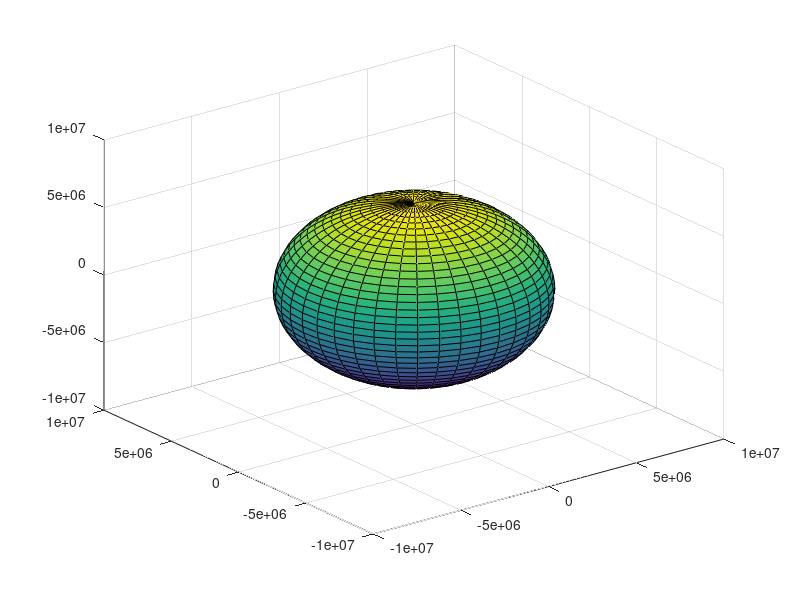

MATLAB code for this plot: (Note: this script raises an error after producing the figure.)
clc;
close all;
clear all;
 %% 

e = 0.0167;
G = 6.6371e-11; % Gravitational Constant in m^3/kg*s^2
mass_earth = 5.97e24; % in kg
mu = G*mass_earth; % Standard gravitational parameter in m^3/s^2
a = 1.49e11;   % m
h = sqrt( mu * a * (1-e^2) ) ;   % kg.m^2/s

alpha = 0.12; 
eps = 0.5; 
ae = alpha/eps;
sigma = 5.67*10^-8; % m^2/K.w



b_ear_sun = pi/2;
% r_ear_sun = 1.496e+11;
r_sat_ear = 6.371e+6 + 2e+6 ; 
r_ear = 6.371e+6;
area_sat = 100;   %(m^2)


%% Sphere Model Development
% Number of nodes
numNodes = 40;
st = 0;
r_ear = 6.371e+6;  %(m);
[X,Y,Z] = sphere(numNodes);
X = r_ear * X;
Y = r_ear * Y;
Z = r_ear * Z;


centerNodes = zeros([size(X), 4]); % First column for labels, forth column for lateral surface areas

Area = zeros(numNodes);

for i = 1 : numNodes
    for j = 1 : numNodes

        node1 = [X(i, j), Y(i, j), Z(i, j)];
        node2 = [X(i, j+1), Y(i, j+1), Z(i, j+1)];
        node3 = [X(i+1, j), Y(i+1, j), Z(i+1, j)];
        node4 = [X(i+1, j+1), Y(i+1, j+1), Z(i+1, j+1)];

        V1 = node2 - node1;
        V2 = node3 - node1;
        V3 = node4 - node1;

        Area(i,j) = 0.5 * ( norm(cross(V1,V2)) + norm(cross(V2,V3)) );

        % Save center node information
        centerNodes(i, j, :) = [  (X(i, j) + X(i, j+1) + X(i+1, j) + X(i+1, j+1)) / 4;
                                  (Y(i, j) + Y(i, j+1) + Y(i+1, j) + Y(i+1, j+1)) / 4;
                                  (Z(i, j) + Z(i, j+1) + Z(i+1, j) + Z(i+1, j+1)) / 4;
                                  Area(i,j)];
        % Add label to center node
        text(centerNodes(i, j, 1), ...
             centerNodes(i, j, 2), ...
             centerNodes(i, j, 3), ...
             sprintf('%d, %d', i, j), ...
             'FontSize', 8, 'Color', 'r');
    end
end

srfc = surf(X,Y,Z);
Normal_Vectors = Area.*srfc.FaceNormals;



%% Radiation models
%% position vectors definition

R_ear_sun = @(r,beta_e_sun) r * [ cos(beta_e_sun) , sin(beta_e_sun) ,0 ];          % position vector of the earth respect to the sun
R_sat_ear = @(beta_sat_ear) r_sat_ear * [ cos(beta_sat_ear) , sin(beta_sat_ear) ,0 ] ;        % position vector of the sat respect to the earth
R_sat_sun = @(r,beta_e_sun, beta_sat_e) R_ear_sun(r,beta_e_sun) + R_sat_ear(beta_sat_e);    % position vector of the sat respect to the sun

unit_vector_normalto_sat = @(beta_sat_ear) -1 * R_sat_ear(beta_sat_ear) / norm(R_sat_ear(beta_sat_ear));
A_sat = @(beta_sat_ear)  area_sat * unit_vector_normalto_sat(beta_sat_ear);

 

%% Total radiation
%% %%%%%%%%%%%%%%%%%%%
tic
% Define time parameters
totaltime = 3.154e7; % Total simulation time (1 year in s)
time_steps = 0 :60 : totaltime ;
numsteps=length(time_steps);

%Time Implementation
% loop through time steps
n_earth = 2*pi/totaltime;  % rad/s
 
I_mat = zeros(numsteps,numNodes+1,numNodes+1);
Q_mat = zeros(numsteps,numNodes+1,numNodes);
Q_p_mat = zeros(numsteps,1);
Q_A_mat = zeros(numsteps,1);
Q_sun_mat = zeros(numsteps,1);
parfor step = 1:   numsteps
    t = time_steps(step);
    M = n_earth*(t); 
    theta  = M+(2*e-0.25*e^3)*sin(M)+(5/4)*e^2*sin(2*M)+(13/12)*e^3*sin(3*M);
    r = (h^2/mu)/(1+e*cos(theta));   % earth sun dist
    r_EarToSun(step) = r;
    b_ear_sun = theta;
    b_sat_ear = 2*pi*t / (127*60); %%%%%!!!!!!!
    % 1- Sun Model
    Q_sun = sun_model(r,r_ear,R_ear_sun(r,b_ear_sun),R_sat_sun(r,b_ear_sun, b_sat_ear), A_sat(b_ear_sun));
    %2- Planetary Albedo Model
    [Q_A,I,Q ]  = albedo_model(Normal_Vectors,centerNodes,A_sat(b_sat_ear), R_ear_sun(r,b_ear_sun),R_sat_ear(b_sat_ear),area_sat);
    % 3- Earth Model
    Q_p = earth_model();
    Q_gen = 10000; 
    Temp(step) =( ((Q_gen/eps)+( Q_p + ae*(Q_sun + Q_A)))/(2*area_sat*sigma) )^0.25;
    
    Q_p_mat(step) = Q_p ;
    Q_sun_mat(step) = Q_sun ;
    Q_A_mat(step) = Q_A ;

    theta_earth_mat(step) = theta;
    theta_sat_mat(step) = b_sat_ear;

    I_mat(step,:,:) = I; 
    Q_mat(step,:,:) = Q; 

    if rem(step,100) == 0
        step
    end
end
 


toc
  
 %%
% figure
% f_sun = 5e+3;
% pe = R_ear_sun(r_ear, b_ear_sun)/f_sun;
% psat = R_sat_ear(b_sat_ear);
% 
% subplot(2,2,1)
% quiver3(0,0,0,pe(1), pe(2), pe(3)) 
% hold on
% quiver3(pe(1),pe(2),pe(3),psat(1), psat(2), psat(3))
% % sun 
% r_sun = 7e+9/f_sun;
% [x,y,z] = sphere;
% x = r_sun*x; y = r_sun*y; z = r_sun*z; 
% surf(x,y,z, ones(size(z)))
% % earth
% x = pe(1)+X; y = pe(2)+Y; z = pe(3)+Z; 
% surf(x,y,z, I, 'EdgeAlpha',0.2)
% %satallite
% pss = pe + psat ;
% f_sat = 1e+6;
% n_sat = 10;
% [x,y,z] = ellipsoid(pss(1), pss(2), pss(3), 1*f_sat,1*f_sat,1*f_sat, n_sat);
% % x = f_sat * x; y = f_sat* y; z = f_sat*z;
% sat = surf(x,y,z, zeros(n_sat) )
% % rotate(sat, [0,0,1],rad2deg(b_sat_ear) )
% axis equal
% view(0, 90)
% title("Sun radiation on the earth")
% 
% 
% 
% 
% subplot(2,2,2)
% quiver3(0,0,0,pe(1), pe(2), pe(3)) 
% hold on
% quiver3(pe(1),pe(2),pe(3),psat(1), psat(2), psat(3))
% % sun 
% r_sun = 7e+9/f_sun;
% [x,y,z] = sphere;
% x = r_sun*x; y = r_sun*y; z = r_sun*z; 
% surf(x,y,z, ones(size(z)))
% % earth
% x = pe(1)+X; y = pe(2)+Y; z = pe(3)+Z; 
% surf(x,y,z, Q, 'EdgeAlpha',0.2)
% %satallite
% pss = pe + psat ;
% f_sat = 1e+6;
% n_sat = 10;
% [x,y,z] = ellipsoid(pss(1), pss(2), pss(3), 1*f_sat,1*f_sat,1*f_sat, n_sat);
% % x = f_sat * x; y = f_sat* y; z = f_sat*z;
% sat = surf(x,y,z, zeros(n_sat) )
% % rotate(sat, [0,0,1],rad2deg(b_sat_ear) )
% axis equal
% view(90+rad2deg(b_sat_ear), 50)
% title("Sun radiation on the earth")
%  
% 
% 
% 
% 
% % subplot(2,2,3)
% % quiver3(0,0,0,pe(1), pe(2), pe(3)) 
% % hold on
% % quiver3(pe(1),pe(2),pe(3),psat(1), psat(2), psat(3))
% % % sun 
% % r_sun = 7e+9/f_sun;
% % [x,y,z] = sphere;
% % x = r_sun*x; y = r_sun*y; z = r_sun*z; 
% % surf(x,y,z, ones(size(z)))
% % % earth
% % x = pe(1)+X; y = pe(2)+Y; z = pe(3)+Z; 
% % surf(x,y,z, I)
% % axis equal
% % 
% % subplot(2,2,4)
% % quiver3(0,0,0,pe(1), pe(2), pe(3)) 
% % hold on
% % quiver3(pe(1),pe(2),pe(3),psat(1), psat(2), psat(3))
% % % sun 
% % r_sun = 7e+9/f_sun;
% % [x,y,z] = sphere;
% % x = r_sun*x; y = r_sun*y; z = r_sun*z; 
% % surf(x,y,z, ones(size(z)))
% % % earth
% % x = pe(1)+X; y = pe(2)+Y; z = pe(3)+Z; 
% % surf(x,y,z, I)
% % axis equal
% % 
% % 
% % 
% % 
% % 

%% 
%    figure
% h = animatedline;
% axis([0,4*pi,-1,1])
% 
% 
% for k = 1:1000
%   r_eartosun = 1.496e11;
% f_sun = 1e+3;
% b_ear_sun = theta_earth_mat(k);
% b_sat_ear=theta_sat_mat(k);
% pe = R_ear_sun(r_eartosun, b_ear_sun)/f_sun/2.5;
% psat = R_sat_ear(b_sat_ear);
% 
% % subplot(2,2,1)
% quiver3(0,0,0,pe(1), pe(2), pe(3)) 
% hold on
% quiver3(pe(1),pe(2),pe(3),psat(1), psat(2), psat(3))
% % sun 
% r_sun = 7e+9/f_sun;
% [x,y,z] = sphere;
% x = r_sun*x; y = r_sun*y; z = r_sun*z; 
% surf(x,y,z, 10000*ones(size(z)),"EdgeColor","red","LineStyle","-.")
% % earth
% x = pe(1)+X; y = pe(2)+Y; z = pe(3)+Z; 
% % surf(x,y,z, squeeze(I_mat(k,:,:)), 'EdgeAlpha',0.2)
% Q_mat(:,:,33) = Q_mat(:,:,end);
% surf(x,y,z, squeeze(Q_mat(k,:,:)), 'EdgeAlpha',0.2)
% %satallite
% pss = pe + psat ;
% f_sat = 1e+6;
% n_sat = 10;
% [x,y,z] = ellipsoid(pss(1), pss(2), pss(3), 1*f_sat,1*f_sat,1*f_sat, n_sat);
% % x = f_sat * x; y = f_sat* y; z = f_sat*z;
% sat = surf(x,y,z, zeros(n_sat) );
% % rotate(sat, [0,0,1],rad2deg(b_sat_ear) )
% axis equal
% view(0, 45)
% title("Sun radiation on the earth")
% hold off
% colorbar; 
% caxis([0 10000]);
% 
% xlim([-1e7 8e7])
% ylim([-1e7 1e7])
%     drawnow
% 
% end

cond = 0;
if cond == 1 

if size(Q_mat,2) ~= size(Q_mat,3)
    Q_mat(:,:,end+1) = Q_mat(:,:,end);
end
k = 80 %
f=figure();  %'Position', [0, 0, 1500, 1200],
r_eartosun = a;
f_sun = 1e+3;
b_ear_sun = theta_earth_mat(k);
b_sat_ear = theta_sat_mat(k);
pe = R_ear_sun(r_eartosun, b_ear_sun)/f_sun/2.5;
psat = R_sat_ear(b_sat_ear); 

quiver3(0,0,0,pe(1), pe(2), pe(3))
hold on
quiver3(pe(1),pe(2),pe(3),psat(1), psat(2), psat(3))
% sun
r_sun = 7e+9/f_sun;
[x,y,z] = sphere;
x = r_sun*x; y = r_sun*y; z = r_sun*z;
surf(x,y,z, 10000*ones(size(z)),"EdgeColor","red","LineStyle","-.")
% earth
x = pe(1)+X; y = pe(2)+Y; z = pe(3)+Z;
% surf(x,y,z, squeeze(I_mat(k,:,:)), 'EdgeAlpha',0.2)
surf(x,y,z, squeeze(Q_mat(k,:,:)), 'EdgeAlpha',0.2)
%satellite
pss = pe + psat ;
f_sat = 1e+6;
n_sat = 10;
[x,y,z] = ellipsoid(pss(1), pss(2), pss(3), 1*f_sat,1*f_sat,1*f_sat, n_sat);
% x = f_sat * x; y = f_sat* y; z = f_sat*z;
sat = surf(x,y,z, zeros(n_sat) );
% rotate(sat, [0,0,1],rad2deg(b_sat_ear) )

axis equal
view(-20, 45)
title("Earth surface elements contribution to Albedo")
hold off
c=colorbar;
c.LineWidth =2 ;
c.FontSize = 16 ;
caxis([0 max(max(max(Q_mat)))]);

xlim([-1e7 8e7])
ylim([-1e7 2e7])
zlim([-2e7 1e7])
axes('position',[.3 .05 .5 .4])
box on
% earth
x = pe(1)+X; y = pe(2)+Y; z = pe(3)+Z;
% surf(x,y,z, squeeze(I_mat(k,:,:)), 'EdgeAlpha',0.2)
surf(x,y,z, squeeze(Q_mat(k,:,:)), 'EdgeAlpha',0.2)
view(-20, 45)
axis equal

%f.FontSize = 16;
exportgraphics(f,'images/albedo_elements.png', Resolution=1200);

%%


if size(Q_mat,2) ~= size(Q_mat,3)
    Q_mat(:,:,end+1) = Q_mat(:,:,end);
end
k = 80 %
f=figure();  %'Position', [0, 0, 1500, 1200],
r_eartosun = a;
f_sun = 1e+3;
b_ear_sun = theta_earth_mat(k);
b_sat_ear = theta_sat_mat(k);
pe = R_ear_sun(r_eartosun, b_ear_sun)/f_sun/2.5;
psat = R_sat_ear(b_sat_ear); 

quiver3(0,0,0,pe(1), pe(2), pe(3))
hold on
quiver3(pe(1),pe(2),pe(3),psat(1), psat(2), psat(3))
% sun
r_sun = 7e+9/f_sun;
[x,y,z] = sphere;
x = r_sun*x; y = r_sun*y; z = r_sun*z;
surf(x,y,z, 10000*ones(size(z)),"EdgeColor","red","LineStyle","-.")
% earth
x = pe(1)+X; y = pe(2)+Y; z = pe(3)+Z;
surf(x,y,z, squeeze(I_mat(k,:,:)), 'EdgeAlpha',0.2)
% surf(x,y,z, squeeze(Q_mat(k,:,:)), 'EdgeAlpha',0.2)
%satellite
pss = pe + psat ;
f_sat = 1e+6;
n_sat = 10;
[x,y,z] = ellipsoid(pss(1), pss(2), pss(3), 1*f_sat,1*f_sat,1*f_sat, n_sat);
% x = f_sat * x; y = f_sat* y; z = f_sat*z;
sat = surf(x,y,z, zeros(n_sat) );
% rotate(sat, [0,0,1],rad2deg(b_sat_ear) )

axis equal
view(-20, 45)
title("ncident radiation on the earth surface")
hold off
c=colorbar;
c.LineWidth =2 ;
c.FontSize = 16 ;
caxis([0 max(max(max(I_mat)))]);

xlim([-1e7 8e7])
ylim([-1e7 2e7])
zlim([-2e7 1e7])
axes('position',[.3 .05 .5 .4])
box on
% earth
x = pe(1)+X; y = pe(2)+Y; z = pe(3)+Z;
surf(x,y,z, squeeze(I_mat(k,:,:)), 'EdgeAlpha',0.2)
% surf(x,y,z, squeeze(Q_mat(k,:,:)), 'EdgeAlpha',0.2)
view(-20, 45)
axis equal

%f.FontSize = 16;
exportgraphics(f,'images/inc_sun_rad.png', Resolution=1200);
%% Initialize gif
if size(Q_mat,2) ~= size(Q_mat,3)
    Q_mat(:,:,end+1) = Q_mat(:,:,end);
end
timeloop = 1:120 ;

for k = timeloop
    f=figure('visible','off');  %'Position', [0, 0, 1500, 1200],
    r_eartosun = 1.496e11;
    f_sun = 1e+3;
    b_ear_sun = theta_earth_mat(k);
    b_sat_ear = theta_sat_mat(k);
    pe = R_ear_sun(r_eartosun, b_ear_sun)/f_sun/2.5;
    psat = R_sat_ear(b_sat_ear); 

    quiver3(0,0,0,pe(1), pe(2), pe(3))
    hold on
    quiver3(pe(1),pe(2),pe(3),psat(1), psat(2), psat(3))
    % sun
    r_sun = 7e+9/f_sun;
    [x,y,z] = sphere;
    x = r_sun*x; y = r_sun*y; z = r_sun*z;
    surf(x,y,z, 10000*ones(size(z)),"EdgeColor","red","LineStyle","-.")
    % earth
    x = pe(1)+X; y = pe(2)+Y; z = pe(3)+Z;
    % surf(x,y,z, squeeze(I_mat(k,:,:)), 'EdgeAlpha',0.2)
    surf(x,y,z, squeeze(Q_mat(k,:,:)), 'EdgeAlpha',0.2)
    %satellite
    pss = pe + psat ;
    f_sat = 1e+6;
    n_sat = 10;
    [x,y,z] = ellipsoid(pss(1), pss(2), pss(3), 1*f_sat,1*f_sat,1*f_sat, n_sat);
    % x = f_sat * x; y = f_sat* y; z = f_sat*z;
    sat = surf(x,y,z, zeros(n_sat) );
    % rotate(sat, [0,0,1],rad2deg(b_sat_ear) )
 
    axis equal
    view(-20, 45)
    title("Albedo radiation reflected to satallite")
    hold off
    c=colorbar;
    c.LineWidth =2 ;
    c.FontSize = 16 ;
    caxis([0 max(max(max(Q_mat)))]);
 
    xlim([-1e7 8e7])
    ylim([-1e7 2e7])
    zlim([-2e7 1e7])

%     f.FontSize = 16;
    exportgraphics(f,'images/Animate_sat.gif', 'Resolution', 1200,  'BackgroundColor', 'none','Append',true);

    k
end
 
%%

for i = timeloop
    f = figure('Visible','off');
    plot(time_steps(1:i)/3600,Temp(1:i),"LineWidth",2)
    hold on 
    scatter(time_steps(i)/3600,Temp(i) )
    hold off
    i
    xlim([0 time_steps(timeloop(end))/3600])
    ylim([min(min(Temp))   max(max(Temp))])
    xlabel("Time (hours)")
    ylabel("Distance between sun and earth (m)")
    
    exportgraphics(f,'images/temp.gif','Append',true);
end





%% Initialize gif  (Year)

if size(Q_mat,2) ~= size(Q_mat,3)
    Q_mat(:,:,end+1) = Q_mat(:,:,end);
end
timeloop = 1:1000 : numsteps;

for k = timeloop
    f=figure('visible','off');  %'Position', [0, 0, 1500, 1200],
    r_eartosun = r_EarToSun(k);
    f_sun = 1e+3;
    b_ear_sun = theta_earth_mat(k);
    b_sat_ear = theta_sat_mat(k);
    pe = R_ear_sun(r_eartosun, b_ear_sun)/f_sun/2.5;
    psat = R_sat_ear(b_sat_ear); 

    quiver3(0,0,0,pe(1), pe(2), pe(3))
    hold on
    quiver3(pe(1),pe(2),pe(3),psat(1), psat(2), psat(3))
    % sun
    r_sun = 7e+9/f_sun;
    [x,y,z] = sphere;
    x = r_sun*x; y = r_sun*y; z = r_sun*z;
    surf(x,y,z, 10000*ones(size(z)),"EdgeColor","red","LineStyle","-.")
    % earth
    x = pe(1)+X; y = pe(2)+Y; z = pe(3)+Z;
    % surf(x,y,z, squeeze(I_mat(k,:,:)), 'EdgeAlpha',0.2)
    surf(x,y,z, squeeze(Q_mat(k,:,:)), 'EdgeAlpha',0.2)
    %satellite
    pss = pe + psat ;
    f_sat = 1e+6;
    n_sat = 10;
    [x,y,z] = ellipsoid(pss(1), pss(2), pss(3), 1*f_sat,1*f_sat,1*f_sat, n_sat);
    % x = f_sat * x; y = f_sat* y; z = f_sat*z;
    sat = surf(x,y,z, zeros(n_sat) );
    % rotate(sat, [0,0,1],rad2deg(b_sat_ear) )
 
    axis equal
    view(-20, 45)
    title("Albedo radiation reflected to satallite")
    hold off
    c=colorbar;
    c.LineWidth =2 ;
    c.FontSize = 16 ;
    caxis([0 max(max(max(Q_mat)))]);
 
    xlim([-8e7 8e7])
    ylim([-8e7 8e7])
    zlim([-2e7 1e7])

%     f.FontSize = 16;
    exportgraphics(f,'images/Animate_year.gif','Append',true);

    k
end
 
%% 



for i = 1 :1000: numsteps
    f = figure('Visible','off');
    plot(time_steps(1:i)/max(time_steps),r_EarToSun(1:i),"LineWidth",2)
    hold on 
    scatter(time_steps(i)/max(time_steps),r_EarToSun(i) )
    hold off
    i
    xlim([0 1])
    ylim([min(min(r_EarToSun))   max(max(r_EarToSun))])
    xlabel("Time (years)")
    ylabel("Distance between sun and earth (m)")
    
    exportgraphics(f,'images/r_earth.gif','Append',true);
end


end

